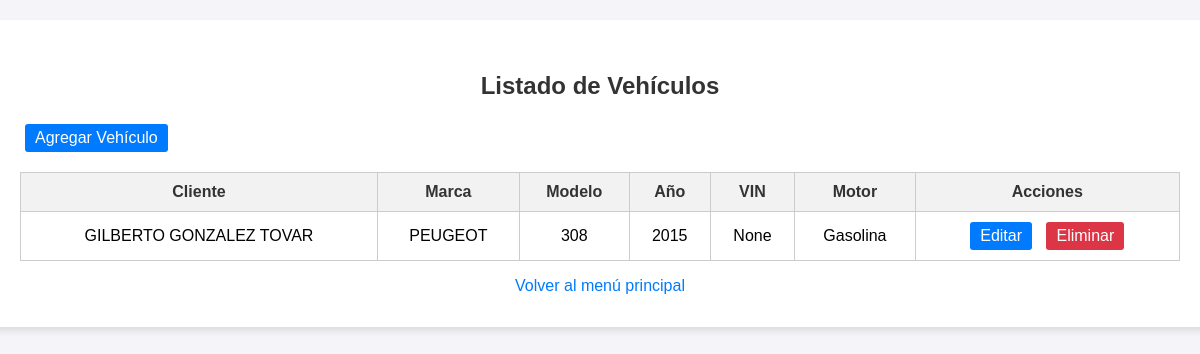
/crm/vehiculos/, run on the app's committed database.
### crm/models.py (models this page shows, shortened)
class Vehiculo(models.Model):
    cliente = models.ForeignKey(Cliente, on_delete=models.CASCADE)
    marca = models.CharField(max_length=50)
    modelo = models.CharField(max_length=50)
    anio = models.IntegerField()
    vin = models.CharField(max_length=17, unique=True, null=True, blank=True)
    tipo_motor = models.CharField(max_length=20, choices=[('Gasolina', 'Gasolina'), ('Diesel', 'Diesel'), ('Híbrido', 'Híbrido')])

class Cliente(models.Model):
    nombre = models.CharField(max_length=100)
    apellido = models.CharField(max_length=100)
    telefono = models.CharField(
        max_length=12,
        validators=[RegexValidator(r'^\d{3}-\d{3}-\d{4}$', message="Formato de teléfono inválido (XXX-XXX-XXXX).")]
    )
    email = models.EmailField(blank = True, null = True)

### crm/views.py (the view)
# urls.py: path('vehiculos/', views.listar_vehiculos, name='listar_vehiculos'),
def listar_vehiculos(request):
    vehiculos = Vehiculo.objects.all()
    return render(request, 'crm/listar_vehiculos.html', {'vehiculos': vehiculos})

### crm/templates/crm/listar_vehiculos.html (shortened to what this page needs)
<!DOCTYPE html>
<html lang="es">
  <head>
  </head>
  <body>
    <div class="container">
      <h2>Listado de Vehículos</h2>
      <a href="{% url 'registrar_vehiculo' %}" class="btn">Agregar Vehículo</a>
      <table>
        <thead>
          <tr>
            <th>Cliente</th>
            <th>Marca</th>
            <th>Modelo</th>
            <th>Año</th>
            <th>VIN</th>
            <th>Motor</th>
            <th>Acciones</th>
          </tr>
        </thead>
        <tbody>
          {% for vehiculo in vehiculos %}
          <tr>
            <td>
              {{ vehiculo.cliente.nombre }} {{ vehiculo.cliente.apellido }}
            </td>
            <td>{{ vehiculo.marca }}</td>
            <td>{{ vehiculo.modelo }}</td>
            <td>{{ vehiculo.anio }}</td>
            <td>{{ vehiculo.vin }}</td>
            <td>{{ vehiculo.tipo_motor }}</td>
            <td>
              <a href="{% url 'editar_vehiculo' vehiculo.id %}" class="btn"
                >Editar</a
              >
              <a
                href="{% url 'eliminar_vehiculo' vehiculo.id %}"
                class="btn btn-danger"
                onclick="return confirm('¿Seguro que deseas eliminar este vehículo?')"
                >Eliminar</a
              >
            </td>
          </tr>
          {% empty %}
          <tr>
            <td colspan="7">No hay vehículos registrados.</td>
          </tr>
          {% endfor %}
        </tbody>
      </table>
      <a href="{% url 'menu_principal' %}" class="back-link"
        >Volver al menú principal</a
      >
    </div>
  </body>
</html>

### crm/templates/crm/listar_vehiculos.html (style rules this page uses)
body { font-family: Arial, sans-serif; background-color: #f4f4f9; margin: 0; padding: 0; display: flex; flex-direction: column; align-items: center; padding: 20px; }
.container { background-color: #ffffff; padding: 2rem; border-radius: 8px; box-shadow: 0 4px 6px rgba(0, 0, 0, 0.1); width: 100%; max-width: 1200px; }
h2 { text-align: center; color: #333; margin-bottom: 1.5rem; }
table { width: 100%; border-collapse: collapse; margin-top: 20px; }
table, th, td { border: 1px solid #ccc; padding: 10px; text-align: center; }
th { background-color: #f2f2f2; font-weight: bold; color: #333; }
.btn { display: inline-block; padding: 5px 10px; background-color: #007bff; color: white; text-decoration: none; border-radius: 3px; margin: 0 5px; }
.btn-danger { background-color: #dc3545; }
.back-link { display: block; text-align: center; margin-top: 1rem; color: #007bff; text-decoration: none; }

### data on the page
Vehiculo: cliente.nombre "GILBERTO", cliente.apellido "GONZALEZ TOVAR", marca "PEUGEOT", modelo "308", anio "2015", vin "None", tipo_motor "Gasolina"
